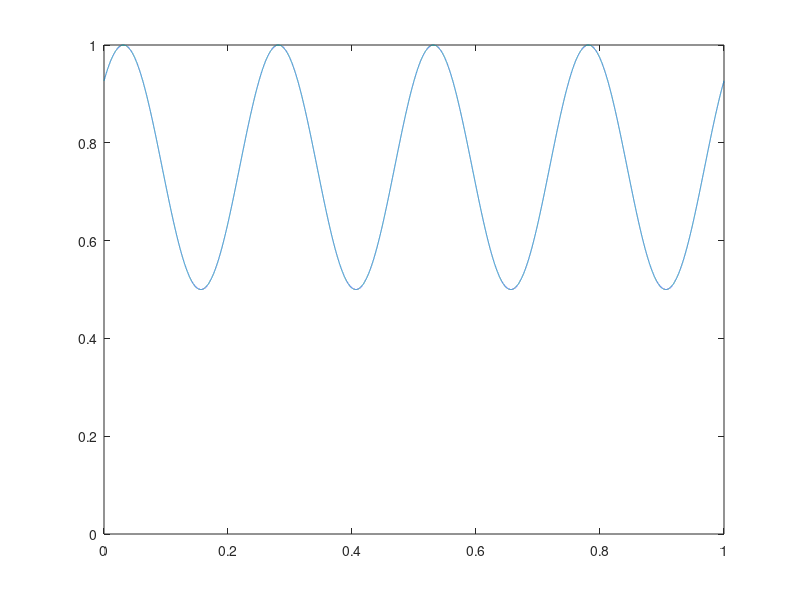

The MATLAB script that drew this image:
depth = 0.5;
phase = pi * 1.25;
speed = 4.0;
fs = 44100;
t = (0:fs) / fs;
a = 1 - depth * 0.5 * (1 + sin(2 * pi * speed * t + phase));
plot(t, a);
ylim([0 1]);